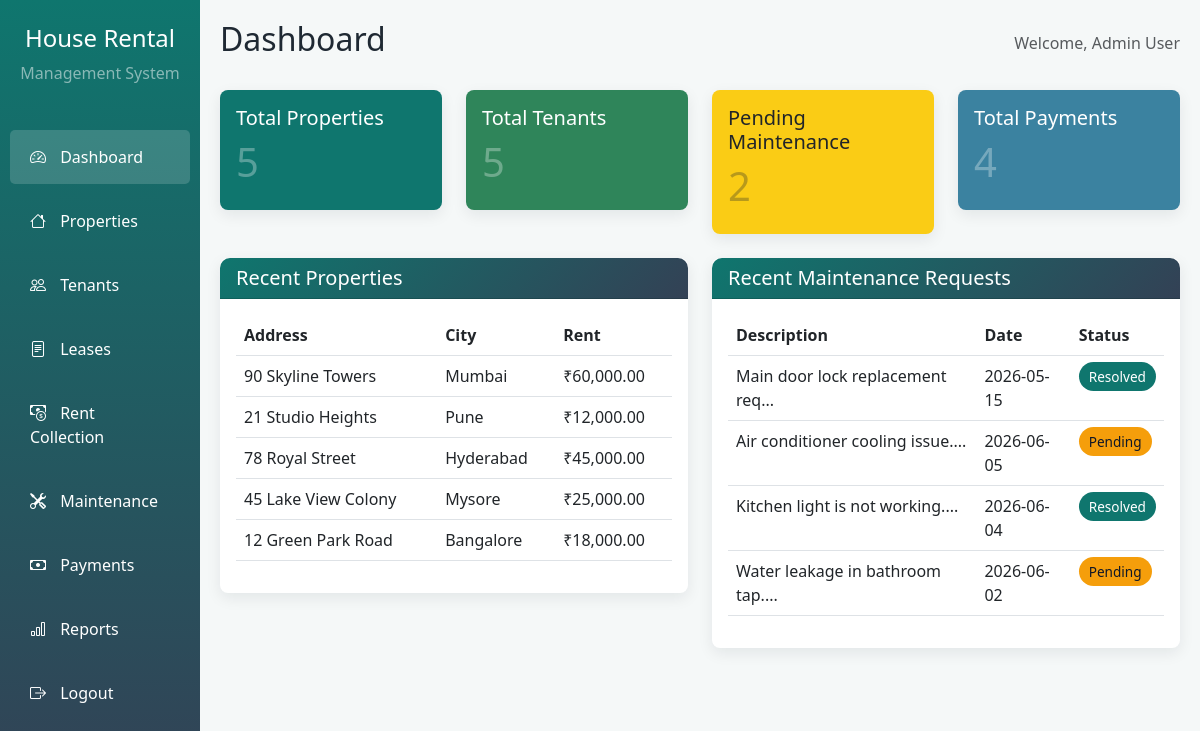
The app's page /index.php (signed in) with its own data.
### tables this page shows
CREATE TABLE IF NOT EXISTS properties (
    property_id INT AUTO_INCREMENT PRIMARY KEY,
    admin_id INT NOT NULL,
    address VARCHAR(255) NOT NULL,
    city VARCHAR(100) NOT NULL,
    owner_name VARCHAR(100) NOT NULL,
    rent DECIMAL(10,2) NOT NULL,
    category_id INT NOT NULL,
    status VARCHAR(20) DEFAULT 'Available',
    image VARCHAR(255) DEFAULT NULL,
    bedrooms INT DEFAULT 1,
    bathrooms INT DEFAULT 1,
    area_sqft INT DEFAULT NULL,
    description TEXT,
    FOREIGN KEY (admin_id) REFERENCES admins(admin_id) ON DELETE CASCADE,
    FOREIGN KEY (category_id) REFERENCES categories(category_id) ON DELETE CASCADE
);

CREATE TABLE IF NOT EXISTS maintenance_requests (
    request_id INT AUTO_INCREMENT PRIMARY KEY,
    admin_id INT NOT NULL,
    property_id INT NOT NULL,
    tenant_id INT NOT NULL,
    description TEXT NOT NULL,
    request_date DATE NOT NULL,
    status VARCHAR(20) DEFAULT 'Pending',
    FOREIGN KEY (admin_id) REFERENCES admins(admin_id) ON DELETE CASCADE,
    FOREIGN KEY (property_id) REFERENCES properties(property_id) ON DELETE CASCADE,
    FOREIGN KEY (tenant_id) REFERENCES tenants(tenant_id) ON DELETE CASCADE
);

### index.php (the view, shortened to what this page needs)
<?php
include 'db.php';
$admin_id = (int)$_SESSION['admin_id'];
$total_properties = mysqli_fetch_assoc(mysqli_query($conn, "SELECT COUNT(*) as count FROM properties WHERE admin_id = $admin_id"))['count'];
$total_tenants = mysqli_fetch_assoc(mysqli_query($conn, "SELECT COUNT(*) as count FROM tenants WHERE admin_id = $admin_id"))['count'];
$pending_maintenance = mysqli_fetch_assoc(mysqli_query($conn, "SELECT COUNT(*) as count FROM maintenance_requests WHERE admin_id = $admin_id AND status = 'Pending'"))['count'];
$total_payments = mysqli_fetch_assoc(mysqli_query($conn, "SELECT COUNT(*) as count FROM payments WHERE admin_id = $admin_id"))['count'];
?>
<!DOCTYPE html>
<html lang="en">
<head>
    <link href="https://cdn.jsdelivr.net/npm/bootstrap@5.3.0/dist/css/bootstrap.min.css" rel="stylesheet">
    <link rel="stylesheet" href="css/style.css">
</head>
<body>
    <div class="container-fluid">
        <div class="row">
            <div class="col-md-2 sidebar p-0">
                <div class="text-center py-4">
                    <h4 class="text-white">House Rental</h4>
                    <p class="text-white-50">Management System</p>
                </div>
                <nav class="nav flex-column">
                    <a class="nav-link active" href="index.php"><i class="bi bi-speedometer2"></i> Dashboard</a>
                    <a class="nav-link" href="properties.php"><i class="bi bi-house"></i> Properties</a>
                    <a class="nav-link" href="tenants.php"><i class="bi bi-people"></i> Tenants</a>
                    <a class="nav-link" href="leases.php"><i class="bi bi-file-text"></i> Leases</a>
                    <a class="nav-link" href="rent_collection.php"><i class="bi bi-cash-coin"></i> Rent Collection</a>
                    <a class="nav-link" href="maintenance.php"><i class="bi bi-tools"></i> Maintenance</a>
                    <a class="nav-link" href="payments.php"><i class="bi bi-cash"></i> Payments</a>
                    <a class="nav-link" href="reports.php"><i class="bi bi-bar-chart"></i> Reports</a>
                    <a class="nav-link" href="logout.php"><i class="bi bi-box-arrow-right"></i> Logout</a>
                </nav>
            </div>
            <div class="col-md-10 main-content">
                <div class="d-flex justify-content-between align-items-center mb-4">
                    <h2>Dashboard</h2>
                    <span class="text-muted">Welcome, <?php echo $_SESSION['admin_name']; ?></span>
                </div>
                <div class="row mb-4">
                    <div class="col-md-3">
                        <div class="card stat-card bg-primary text-white">
                            <div class="card-body">
                                <h5 class="card-title">Total Properties</h5>
                                <h2 class="card-icon"><?php echo $total_properties; ?></h2>
                            </div>
                        </div>
                    </div>
                    <div class="col-md-3">
                        <div class="card stat-card bg-success text-white">
                            <div class="card-body">
                                <h5 class="card-title">Total Tenants</h5>
                                <h2 class="card-icon"><?php echo $total_tenants; ?></h2>
                            </div>
                        </div>
                    </div>
                    <div class="col-md-3">
                        <div class="card stat-card bg-warning text-dark">
                            <div class="card-body">
                                <h5 class="card-title">Pending Maintenance</h5>
                                <h2 class="card-icon"><?php echo $pending_maintenance; ?></h2>
                            </div>
                        </div>
                    </div>
                    <div class="col-md-3">
                        <div class="card stat-card bg-info text-white">
                            <div class="card-body">
                                <h5 class="card-title">Total Payments</h5>
                                <h2 class="card-icon"><?php echo $total_payments; ?></h2>
                            </div>
                        </div>
                    </div>
                </div>
                <div class="row">
                    <div class="col-md-6">
                        <div class="card table-card">
                            <div class="card-header">
                                <h5 class="mb-0">Recent Properties</h5>
                            </div>
                            <div class="card-body">
                                <div class="table-responsive">
                                    <table class="table table-hover">
                                        <thead>
                                            <tr>
                                                <th>Address</th>
                                                <th>City</th>
                                                <th>Rent</th>
                                            </tr>
                                        </thead>
                                        <tbody>
                                            <?php
                                            $recent_properties = mysqli_query($conn, "SELECT * FROM properties WHERE admin_id = $admin_id ORDER BY property_id DESC LIMIT 5");
                                            while ($row = mysqli_fetch_assoc($recent_properties)):
                                            ?>
                                            <tr>
                                                <td><?php echo $row['address']; ?></td>
                                                <td><?php echo $row['city']; ?></td>
                                                <td>₹<?php echo number_format($row['rent'], 2); ?></td>
                                            </tr>
                                            <?php endwhile; ?>
                                        </tbody>
                                    </table>
                                </div>
                            </div>
                        </div>
                    </div>
                    <div class="col-md-6">
                        <div class="card table-card">
                            <div class="card-header">
                                <h5 class="mb-0">Recent Maintenance Requests</h5>
                            </div>
                            <div class="card-body">
                                <div class="table-responsive">
                                    <table class="table table-hover">
                                        <thead>
                                            <tr>
                                                <th>Description</th>
                                                <th>Date</th>
                                                <th>Status</th>
                                            </tr>
                                        </thead>
                                        <tbody>
                                            <?php
                                            $recent_maintenance = mysqli_query($conn, "SELECT * FROM maintenance_requests WHERE admin_id = $admin_id ORDER BY request_id DESC LIMIT 5");
                                            while ($row = mysqli_fetch_assoc($recent_maintenance)):
                                            ?>
                                            <tr>
                                                <td><?php echo substr($row['description'], 0, 30); ?>...</td>
                                                <td><?php echo $row['request_date']; ?></td>
                                                <td><span class="status-<?php echo strtolower($row['status']); ?>"><?php echo $row['status']; ?></span></td>
                                            </tr>
                                            <?php endwhile; ?>
                                        </tbody>
                                    </table>
                                </div>
                            </div>
                        </div>
                    </div>
                </div>
            </div>
        </div>
    </div>
    <link rel="stylesheet" href="https://cdn.jsdelivr.net/npm/bootstrap-icons@1.10.0/font/bootstrap-icons.css">
</body>
</html>

### css/style.css (style rules this page uses)
body { background-color: #f5f8f8; color: #1f2933; }
.sidebar { min-height: 100vh; background: linear-gradient(180deg, #0f766e 0%, #334155 100%); }
.sidebar .nav-link { color: white; padding: 15px 20px; margin: 5px 10px; border-radius: 5px; transition: all 0.3s; }
.sidebar .nav-link:hover, .sidebar .nav-link.active { background-color: rgba(255,255,255,0.16); color: white; }
.sidebar .nav-link i { margin-right: 10px; }
.main-content { padding: 20px; }
.stat-card { border: 0; border-radius: 8px; box-shadow: 0 5px 15px rgba(15, 23, 42, 0.08); transition: transform 0.3s; }
.stat-card .card-icon { font-size: 2.5rem; opacity: 0.3; }
.table-card { border: 0; border-radius: 8px; box-shadow: 0 5px 15px rgba(15, 23, 42, 0.08); }
.table-card .card-header { background: linear-gradient(135deg, #0f766e 0%, #334155 100%); color: white; border-radius: 10px 10px 0 0; }
.status-pending { background-color: #f59e0b; color: #111827; padding: 5px 10px; border-radius: 15px; font-size: 0.85rem; }
.status-resolved { background-color: #0f766e; color: white; padding: 5px 10px; border-radius: 15px; font-size: 0.85rem; }
.bg-primary { background-color: #0f766e !important; }
.bg-success { background-color: #2f855a !important; }
.bg-info { background-color: #3b82a0 !important; }
.bg-warning { background-color: #facc15 !important; }

### records on screen
properties: address "90 Skyline Towers", city "Mumbai", rent "60,000.00"
properties: address "21 Studio Heights", city "Pune", rent "12,000.00"
properties: address "78 Royal Street", city "Hyderabad", rent "45,000.00"
properties: address "45 Lake View Colony", city "Mysore", rent "25,000.00"
properties: address "12 Green Park Road", city "Bangalore", rent "18,000.00"
maintenance_requests: description "Main door lock replacement req", request_date "2026-05-15", status "Resolved"
maintenance_requests: description "Air conditioner cooling issue.", request_date "2026-06-05", status "Pending"
maintenance_requests: description "Kitchen light is not working.", request_date "2026-06-04", status "Resolved"
maintenance_requests: description "Water leakage in bathroom tap.", request_date "2026-06-02", status "Pending"

### other values on screen
$_SESSION['admin_name'] "Admin User"
$total_properties "5"
$total_tenants "5"
$pending_maintenance "2"
$total_payments "4"
